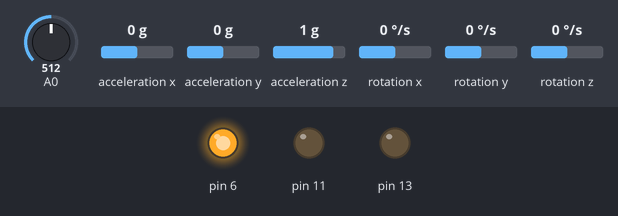
The sketch below on a simulated Arduino Uno, built with avr-gcc and run on an emulated ATmega328P. Shown: output pins drawn as LEDs (lit = HIGH). The inputs (shaded band) are chosen by the test bench; at power-on: A0 = 512, acceleration x 0 g, acceleration y 0 g, acceleration z 1 g, rotation x 0 °/s, rotation y 0 °/s, rotation z 0 °/s. What the sketch prints to the serial monitor is not drawn.

Above: at 1.2 s.
1.3 s: A0 set to 593
2.8 s: A0 set to 613
At 4.4 s:
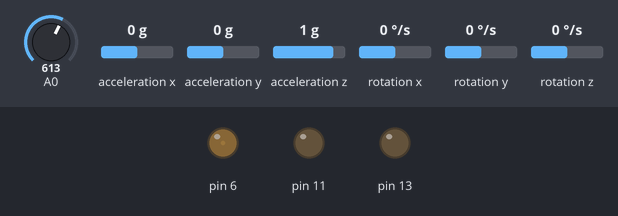
Timing chart, 0 to 5.9 s (numbered marks = the images above; inputs shaded):
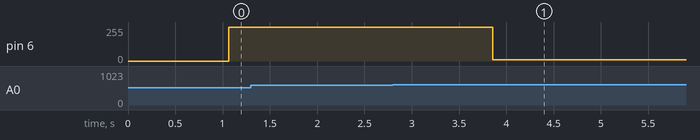

Measured:
- the behaviour switches between 600 and 601 on A0 (found by bisection; images 0 and 1)
- after the input at 2.8 s, pin 6: 255/255 → 10/255 after 1.1 s

The sketch:

_001headlamp.ino
```cpp
#include "I2Cdev.h"
#include "MPU6050.h"
#include "Wire.h"

MPU6050 accelgyro;

int16_t ax, ay, az;
int16_t gx, gy, gz;

int pwm = 0;
int target = 600;


void setup() {
  Wire.begin();
  Serial.begin(115200);

  pinMode(6, OUTPUT);
  pinMode(11, OUTPUT);
  pinMode(13, OUTPUT);

  accelgyro.initialize();
  accelgyro.setFullScaleAccelRange(MPU6050_ACCEL_FS_8);   // largest g range
}

void loop() {
  accelgyro.getMotion6(&ax, &ay, &az, &gx, &gy, &gz);

    if(ax > 10000 || ay > 10000 || az > 6000)
    {
     target += 100;
     if(target > 700)
      target = 50;
     delay(150);
    }


  analogWrite(6, pwm);
  Serial.println(pwm);

  if(analogRead(A0) < target)
   pwm++;

  if(pwm >= 255)
   pwm = 255;


  if(analogRead(A0) > target)
   pwm--;

  if(pwm <= 10)
   pwm = 10;


}
```
